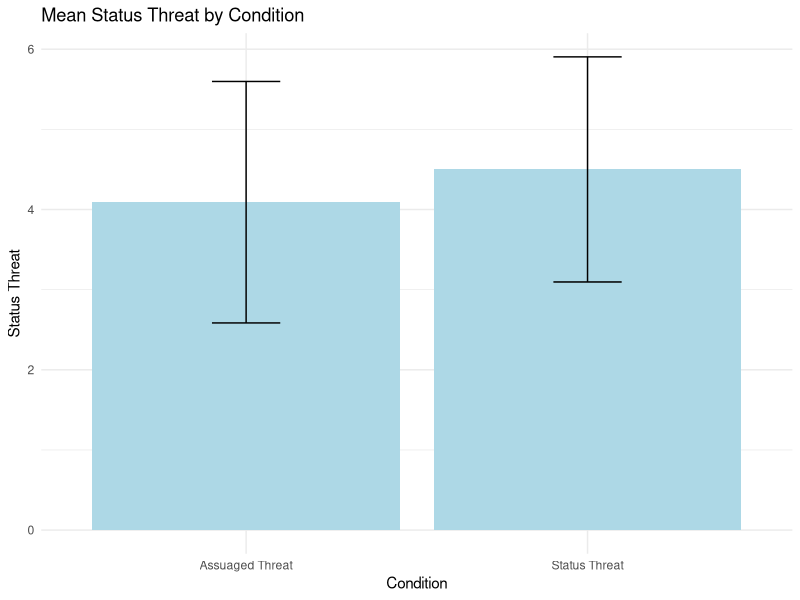
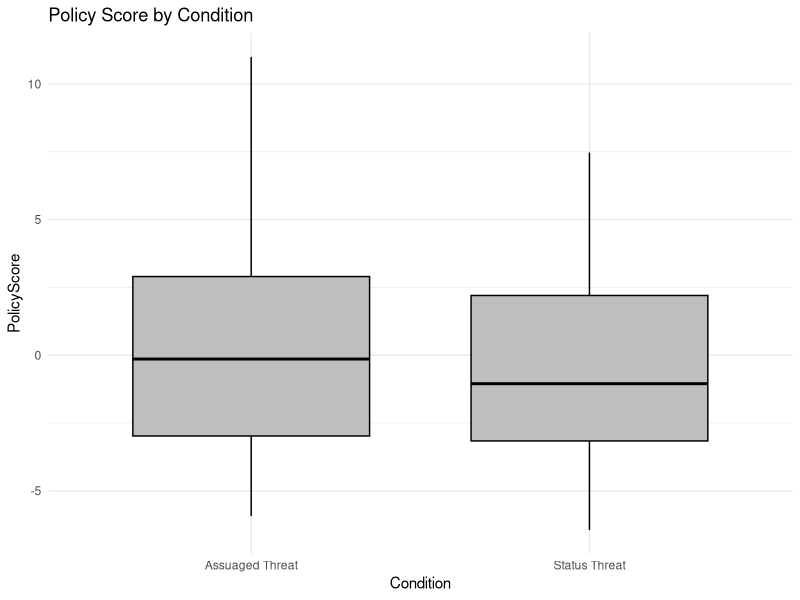
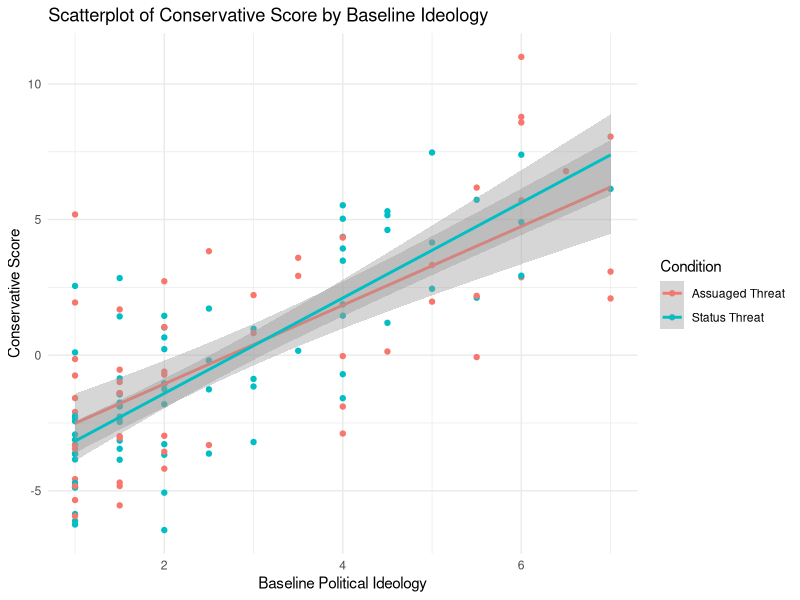
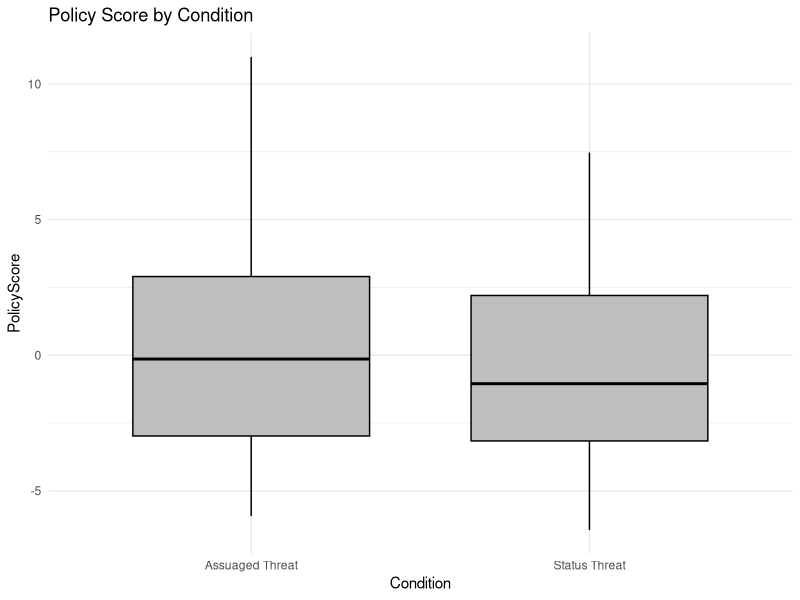
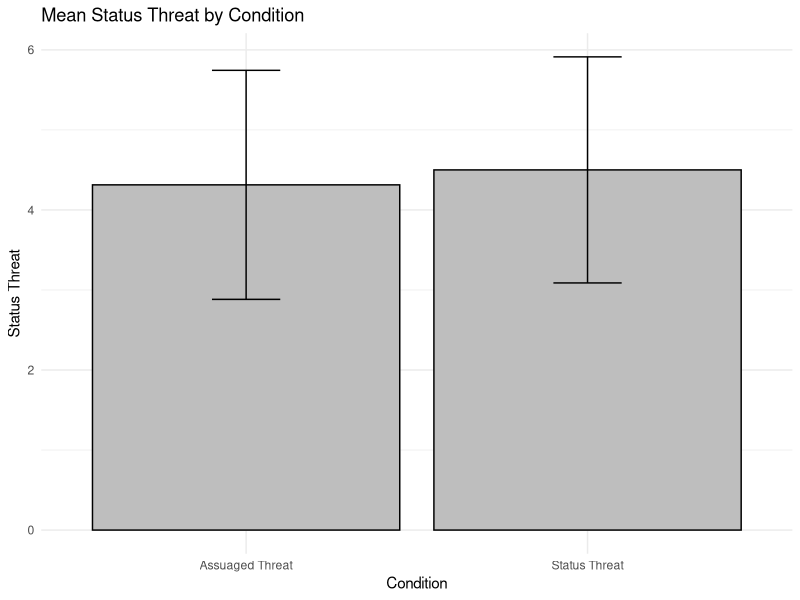
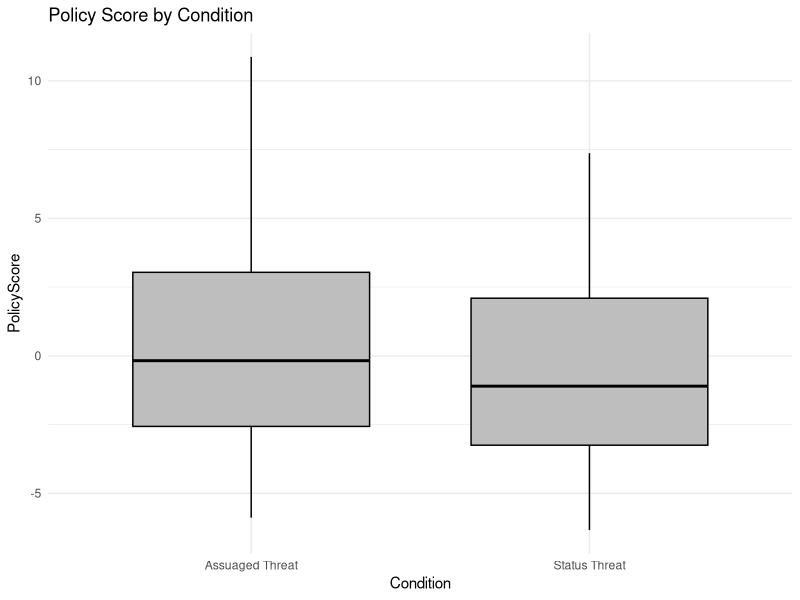

Here is the R script that generated these plots, in order: (Note: this script raises an error after producing the figures.)
## ---- chunk 1
library(dplyr)
library(tidyverse)
library(psych)
library(grid)
library(gridExtra)
library(png)
## ---- chunk 2
#import dataset
RawData <- read.csv("../data/craig2014_rescuedata.csv")
RawData <- RawData[-c(1), ] #delete top two row of metadata
RawData <- RawData[-c(1), ] #repeat the previous line to delete top two rows of metadata
## ---- chunk 3
data_filter = RawData |> 
  filter(
    Consent == 1, # Gave consent
    Citizen == 1, # US Citizen
    Residency_1 == 1, #only select US residents
    Race1 == 3, #only select White participants
    primeRepeat == 2, #Filter out any participants who have read the stimuli before
    groupGrowth == "4",     #Each of the following are attention checks
    whitePopChange != 1 | whitePopChange != 2 | is.na(whitePopChange),
    !(Condition == "Status Threat" & groupPower == 1),
    !(Condition == "Assuaged Threat" & groupPower == 2))
## ---- chunk 4
cleaned_data = data_filter |> 
  select(c(Consent:GenPartyAffiliation, groupGrowth:primeRepeat, Condition)) # select columns for analysis

#convert demographic and DV items to numeric variables
cleaned_data$Age <- as.numeric(as.character(cleaned_data$Age))
cleaned_data$Gender1 <- as.numeric(as.character(cleaned_data$Gender1))
cleaned_data$Education <- as.numeric(as.character(cleaned_data$Education))
cleaned_data$statusThreatPercept <- as.numeric(as.character(cleaned_data$statusThreatPercept))
cleaned_data$ConservativeIdeo <- as.numeric(as.character(cleaned_data$ConservativeIdeo))
cleaned_data$LiberalIdeo <- as.numeric(as.character(cleaned_data$LiberalIdeo))
cleaned_data$ImmigrantCitizenship <- as.numeric(as.character(cleaned_data$ImmigrantCitizenship))
cleaned_data$ImmigrationNumber <- as.numeric(as.character(cleaned_data$ImmigrationNumber))
cleaned_data$MilitaryFund <- as.numeric(as.character(cleaned_data$MilitaryFund))
cleaned_data$AffirmativeAction <- as.numeric(as.character(cleaned_data$AffirmativeAction))
cleaned_data$Healthcare <- as.numeric(as.character(cleaned_data$Healthcare))
cleaned_data$EnglishNationalLang <- as.numeric(as.character(cleaned_data$EnglishNationalLang))
cleaned_data$Prisons <- as.numeric(as.character(cleaned_data$Prisons))
## ---- chunk 5
#creating "baseline political ideology" score
cleaned_data = cleaned_data |> 
  mutate(BaselinePolIdeo = (ConservativeIdeo + LiberalIdeo)/2)

#create standardized and composite policy preferences score
cleaned_data = cleaned_data %>% 
  mutate(
  standardImmCiti = (ImmigrantCitizenship-mean(ImmigrantCitizenship))/sd(ImmigrantCitizenship),
  standardImmNum = (ImmigrationNumber-mean(ImmigrationNumber))/sd(ImmigrationNumber), 
  standardMilitary = (MilitaryFund -mean(MilitaryFund))/sd(MilitaryFund), 
  standardAffAct = (AffirmativeAction - mean(AffirmativeAction))/sd(AffirmativeAction), 
  standardHealth = (Healthcare - mean(Healthcare))/sd(Healthcare), 
  standardEngLang = (EnglishNationalLang - mean(EnglishNationalLang))/sd(EnglishNationalLang), 
  standardPrisons = (Prisons - mean(Prisons))/sd(Prisons)
  )

#create variable for overall conservative policy endorsement score
cleaned_data = cleaned_data |> 
  mutate(ConsPolicyScore = (standardImmCiti + standardImmNum + standardMilitary + standardAffAct + standardHealth + standardEngLang + standardPrisons))
## ---- chunk 6
# Perform a t-test + print result
result <- t.test(statusThreatPercept ~ Condition, data = cleaned_data)
print(result)

#calculate mean of perceived threat
cleaned_data %>% 
  group_by(Condition) %>%
  summarize(
    mean_statusthreat = mean(statusThreatPercept),
    sd_statusthreat = sd(statusThreatPercept)
  ) -> summarised_data

# Create bar chart with error bars
ggplot(summarised_data, aes(x = Condition, y = mean_statusthreat)) +
  geom_bar(stat = "identity", fill = "lightblue") +
  geom_errorbar(aes(ymin = mean_statusthreat - sd_statusthreat,
                    ymax = mean_statusthreat + sd_statusthreat),
                width = 0.2,
                position = position_dodge(0.9),
                color = "black") +
  labs(title = "Mean Status Threat by Condition",
       x = "Condition",
       y = "Status Threat") +
  theme_minimal()


## ---- chunk 7
model <- lm(ConsPolicyScore ~ Condition + Age + BaselinePolIdeo + Gender1 + Education, data = cleaned_data)
summary(model)
## ---- chunk 8
#mean scores and SDs for overall policy attitude outcomes
cleaned_data |> 
  group_by(Condition) |> 
  summarize(
    Mean = mean(ConsPolicyScore), 
    SD = sd(ConsPolicyScore)
  )
## ---- chunk 9
# box plot of policy preferences; more positive scores = more support for conservative policy
ggplot(cleaned_data, aes(x = Condition, y = ConsPolicyScore)) +
  geom_boxplot(fill = "gray", color = "black", width = 0.7) +
  labs(title = "Policy Score by Condition",
       x = "Condition",
       y = "PolicyScore") +
  theme_minimal()
## ---- chunk 10
model <- lm(ConsPolicyScore ~ BaselinePolIdeo, data = cleaned_data) 
summary(model)

# box plot of policy preferences; more positive scores = more support for conservative policy
ggplot(cleaned_data, aes(x = BaselinePolIdeo, y = ConsPolicyScore, color = Condition)) +
  geom_point() +
  geom_smooth(method = "lm", se = TRUE) +
  labs(title = "Scatterplot of Conservative Score by Baseline Ideology",
       x = "Baseline Political Ideology",
       y = "Conservative Score") + 
  theme_minimal()
## ---- chunk 11
model <- lm(ConsPolicyScore ~ Condition, data = cleaned_data) #running linear model with no covariates
summary(model)

# box plot of policy preferences; more positive scores = more support for conservative policy
ggplot(cleaned_data, aes(x = Condition, y = ConsPolicyScore)) +
  geom_boxplot(fill = "gray", color = "black", width = 0.7) +
  labs(title = "Policy Score by Condition",
       x = "Condition",
       y = "PolicyScore") +
  theme_minimal()
## ---- chunk 12
data_filter = RawData |> 
  filter(
    Consent == 1, # Gave consent
    Citizen == 1, # US Citizen
    Residency_1 == 1, #only select US residents
    Race1 == 3, #only select White participants
    primeRepeat == 2) #Filter out any participants who have read the stimuli before
cleaned_data = data_filter |> 
  select(c(Consent:GenPartyAffiliation, groupGrowth:primeRepeat, Condition)) # select columns for analysis
cleaned_data = data_filter |> 
  select(c(Consent:GenPartyAffiliation, groupGrowth:primeRepeat, Condition)) # select columns for analysis
## ---- chunk 13
#convert demographic and DV items to numeric variables
cleaned_data$Age <- as.numeric(as.character(cleaned_data$Age))
cleaned_data$Gender1 <- as.numeric(as.character(cleaned_data$Gender1))
cleaned_data$Education <- as.numeric(as.character(cleaned_data$Education))
cleaned_data$statusThreatPercept <- as.numeric(as.character(cleaned_data$statusThreatPercept))
cleaned_data$ConservativeIdeo <- as.numeric(as.character(cleaned_data$ConservativeIdeo))
cleaned_data$LiberalIdeo <- as.numeric(as.character(cleaned_data$LiberalIdeo))
cleaned_data$ImmigrantCitizenship <- as.numeric(as.character(cleaned_data$ImmigrantCitizenship))
cleaned_data$ImmigrationNumber <- as.numeric(as.character(cleaned_data$ImmigrationNumber))
cleaned_data$MilitaryFund <- as.numeric(as.character(cleaned_data$MilitaryFund))
cleaned_data$AffirmativeAction <- as.numeric(as.character(cleaned_data$AffirmativeAction))
cleaned_data$Healthcare <- as.numeric(as.character(cleaned_data$Healthcare))
cleaned_data$EnglishNationalLang <- as.numeric(as.character(cleaned_data$EnglishNationalLang))
cleaned_data$Prisons <- as.numeric(as.character(cleaned_data$Prisons))

#creating "baseline political ideology" score
cleaned_data = cleaned_data |> 
  mutate(BaselinePolIdeo = (ConservativeIdeo + LiberalIdeo)/2)

#create standardized and composite policy preferences score
cleaned_data = cleaned_data %>% 
  mutate(
  standardImmCiti = (ImmigrantCitizenship-mean(ImmigrantCitizenship))/sd(ImmigrantCitizenship),
  standardImmNum = (ImmigrationNumber-mean(ImmigrationNumber))/sd(ImmigrationNumber), 
  standardMilitary = (MilitaryFund -mean(MilitaryFund))/sd(MilitaryFund), 
  standardAffAct = (AffirmativeAction - mean(AffirmativeAction))/sd(AffirmativeAction), 
  standardHealth = (Healthcare - mean(Healthcare))/sd(Healthcare), 
  standardEngLang = (EnglishNationalLang - mean(EnglishNationalLang))/sd(EnglishNationalLang), 
  standardPrisons = (Prisons - mean(Prisons))/sd(Prisons)
  )

#create variable for overall conservative policy endorsement score
cleaned_data = cleaned_data |> 
  mutate(ConsPolicyScore = (standardImmCiti + standardImmNum + standardMilitary + standardAffAct + standardHealth + standardEngLang + standardPrisons))
## ---- chunk 14
# Perform a t-test + print result
result <- t.test(statusThreatPercept ~ Condition, data = cleaned_data)
print(result)

#calculate mean of perceived threat
cleaned_data %>% 
  group_by(Condition) %>%
  summarize(
    mean_statusthreat = mean(statusThreatPercept),
    sd_statusthreat = sd(statusThreatPercept)
  ) -> summarised_data

# Create bar chart with error bars
ggplot(summarised_data, aes(x = Condition, y = mean_statusthreat)) +
  geom_bar(stat = "identity", fill = "gray", color = "black") +
  geom_errorbar(aes(ymin = mean_statusthreat - sd_statusthreat,
                    ymax = mean_statusthreat + sd_statusthreat),
                width = 0.2,
                position = position_dodge(0.9),
                color = "black") +
  labs(title = "Mean Status Threat by Condition",
       x = "Condition",
       y = "Status Threat") +
  theme_minimal()
## ---- chunk 15
exp_model <- lm(ConsPolicyScore ~ Condition + Age + BaselinePolIdeo + Gender1 + Education, data = cleaned_data) #running linear model 
summary(exp_model)

# box plot of policy preferences; more positive scores = more support for conservative policy
ggplot(cleaned_data, aes(x = Condition, y = ConsPolicyScore)) +
  geom_boxplot(fill = "gray", color = "black", width = 0.7) +
  labs(title = "Policy Score by Condition",
       x = "Condition",
       y = "PolicyScore") +
  theme_minimal()
## ---- chunk 16
knitr::include_graphics("replication_graph.png")
## ---- chunk 17
# box plot of policy preferences; more positive scores = more support for conservative policy
ggplot(cleaned_data, aes(x = Condition, y = ConsPolicyScore)) +
  geom_boxplot(fill = "gray", color = "black", width = 0.7) +
  labs(title = "Policy Score by Condition",
       x = "Condition",
       y = "PolicyScore") +
  theme_minimal()
## ---- chunk 18
cleaned_data |> 
  group_by(Condition) |> 
  summarize(
    Mean = mean(ConsPolicyScore), 
    SD = sd(ConsPolicyScore)
  )
## ---- chunk 19
# Function to calculate Cohen's f from eta-squared values from original paper and from the first replication
cohen_f_from_eta_squared <- function(eta_squared) {
  return(sqrt(eta_squared / (1 - eta_squared)))
}

# Eta-squared values from your ANOVA analyses
eta_squared_original <- .05
eta_squared_rep <- 0.0025564712

# Calculate Cohen's f for each eta-squared value
cohen_f_1 <- cohen_f_from_eta_squared(eta_squared_original)
cohen_f_2 <- cohen_f_from_eta_squared(eta_squared_rep)

# Extract R-squared and degrees of freedom from the rescue regression model
R_squared <- summary(model)$r.squared
df_regression <- length(coefficients(model)) - 1
df_residuals <- df.residual(model)

# Calculate Cohen's f for rescue
cohen_f <- sqrt(R_squared / (1 - R_squared) * (df_regression / df_residuals))

# Print the result
cat("Cohen's f for Original Study:", cohen_f_1, "\n")
cat("Cohen's f for Replication 1:", cohen_f_2, "\n")
cat("Cohen's f for the Rescue:", cohen_f, "\n")

